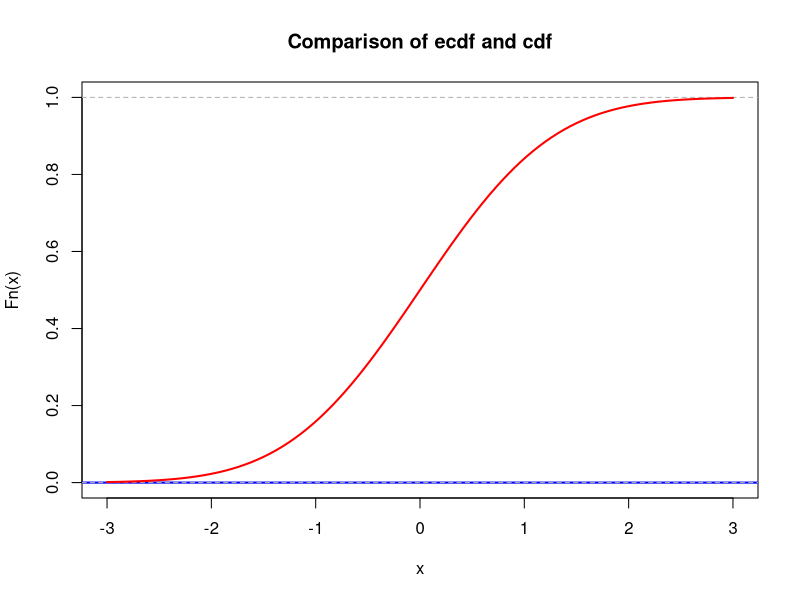
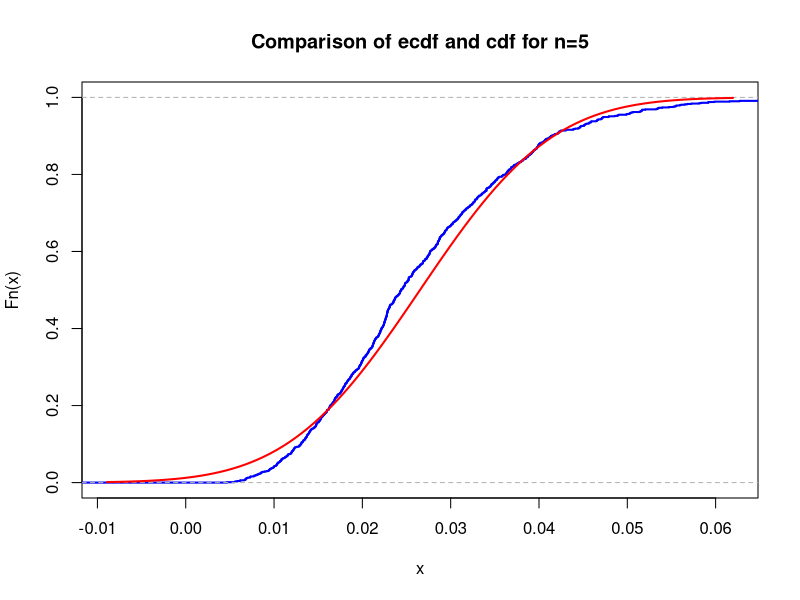
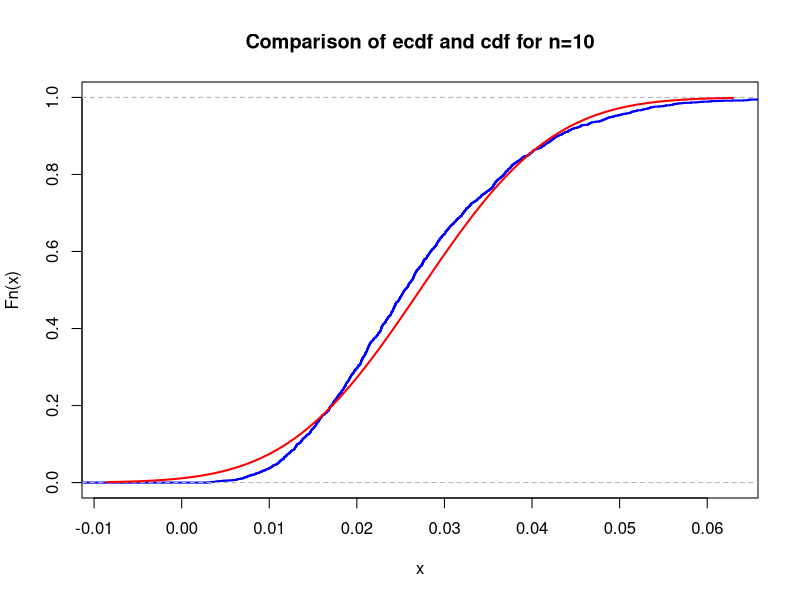
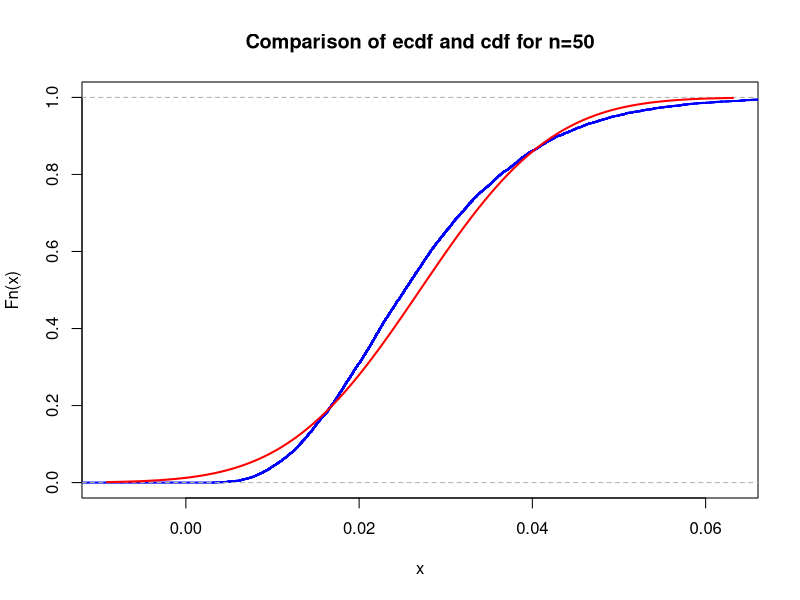
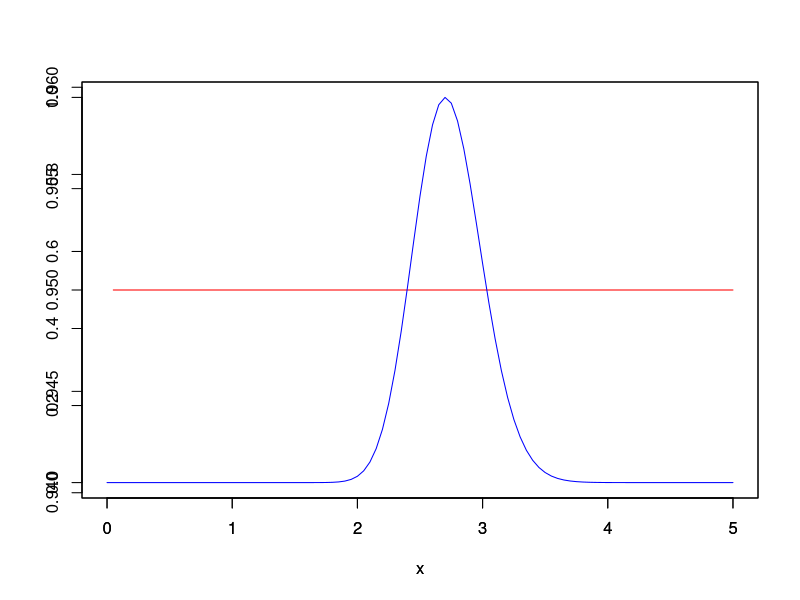
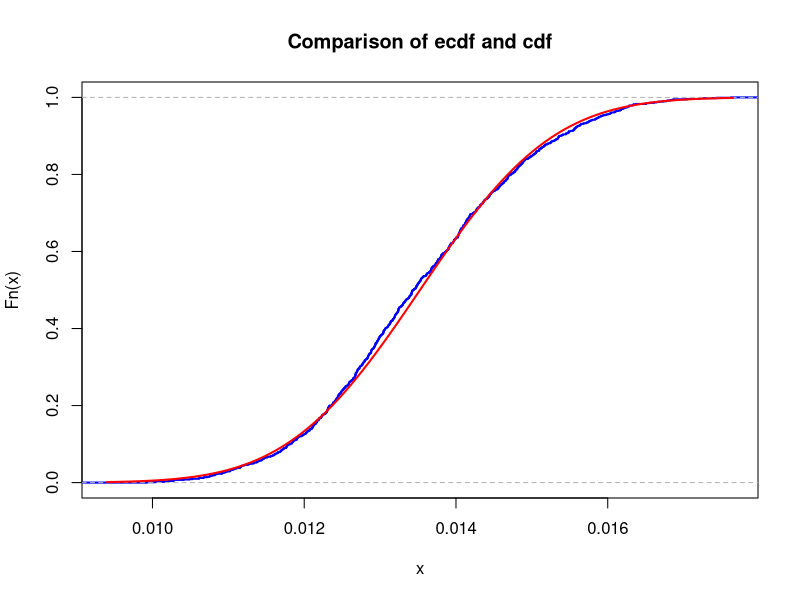

These charts were generated, in order, by the following R code:
## ---- chunk 1
id <- 27

set.seed(id)
p <- id/100
# matrices G and H
G <- matrix(c(1, 1, 1, 0, 0, 0, 0,
		1, 0, 0, 1, 1, 0, 0,
		0, 1, 0, 1, 0, 1, 0,
		1, 1, 0, 1, 0, 0, 1), nrow = 4, byrow = TRUE)
H <- t(matrix(c(1, 0, 1, 0, 1, 0, 1,
		0, 1, 1, 0, 0, 1, 1,
		0, 0, 0, 1, 1, 1, 1), nrow = 3, byrow = TRUE))
# cat("The matrix G is: \n") 
#G  
#cat("The matrix H is: \n") 
#H
#cat("The product GH must be zero: \n")
#(G%*%H) %%2
## ---- chunk 2
# generate N messages

message_generator <- function(N) {
  matrix(sample(c(0,1), 4*N, replace = TRUE), nrow = N)
}  
messages <- message_generator(10)
codewords <- (messages %*% G) %% 2
codewords
## ---- chunk 3
#  errors <- ...
#  received <-   
## ---- chunk 4
lambda <- 1  # change this!
N <- 10     # change this!
mu <- N * lambda
K <- 1e3
n <- 5
sample_means <- colMeans(matrix(rpois(n*K, lambda = mu), nrow=n))

## ---- chunk 5
mu <- 0       # change this!
sigma <- 1    # change this!
## ---- chunk 6
xlims <- c(mu-3*sigma,mu+3*sigma)
Fs <- ecdf(sample_means)
plot(Fs, 
     xlim = xlims, 
     ylim = c(0,1),
     col = "blue",
     lwd = 2,
     main = "Comparison of ecdf and cdf")
curve(pnorm(x, mean = mu, sd = sigma), col = "red", lwd = 2, add = TRUE)
## ---- chunk 7
nu1 <- 37
K <- 1e3
n1 <- 5
n2 <- 10
n3 <- 50
sample_means1 <- colMeans(matrix(rexp(n1*K, rate = nu1), nrow=n))
sample_means2 <- colMeans(matrix(rexp(n2*K, rate = nu1), nrow=n))
sample_means3 <- colMeans(matrix(rexp(n3*K, rate = nu1), nrow=n))
## ---- chunk 8
mu1 <- mean(sample_means1)
sigma1 <- sqrt(var(sample_means1))
mu2 <- mean(sample_means2)
sigma2 <- sqrt(var(sample_means2))
mu3 <- mean(sample_means3)
sigma3 <- sqrt(var(sample_means3))
## ---- chunk 9
xlims <- c(mu1-3*sigma1,mu1+3*sigma1)
Fs <- ecdf(sample_means1)
plot(Fs, 
     xlim = xlims, 
     col = "blue",
     lwd = 2,
     main = "Comparison of ecdf and cdf for n=5")
x <- seq(min(sample_means1), max(sample_means1), by = .01)
curve(pnorm(x, mean = mu1, sd = sigma1), col = "red", lwd = 2, add = TRUE)
print("Max difference:")
max(abs(ecdf(sample_means1)(x)-pnorm(x, mean = mu1, sd = sigma1)))
## ---- chunk 10
xlims <- c(mu2-3*sigma2,mu2+3*sigma2)
Fs <- ecdf(sample_means2)
plot(Fs, 
     xlim = xlims, 
     col = "blue",
     lwd = 2,
     main = "Comparison of ecdf and cdf for n=10")
x <- seq(min(sample_means2), max(sample_means2), by = .01)
curve(pnorm(x, mean = mu2, sd = sigma2), col = "red", lwd = 2, add = TRUE)
print("Max difference:")
max(abs(ecdf(sample_means2)(x)-pnorm(x, mean = mu2, sd = sigma2)))
## ---- chunk 11
xlims <- c(mu3-3*sigma3,mu3+3*sigma3)
Fs <- ecdf(sample_means3)
plot(Fs, 
     xlim = xlims, 
     col = "blue",
     lwd = 2,
     main = "Comparison of ecdf and cdf for n=50")
x <- seq(min(sample_means3), max(sample_means3), by = .01)
curve(pnorm(x, mean = mu3, sd = sigma3), col = "red", lwd = 2, add = TRUE)
print("Max difference:")
max(abs(ecdf(sample_means3)(x)-pnorm(x, mean = mu3, sd = sigma3)))
## ---- chunk 12
curve(x*0.95/x, from=0, to=5, col="red", ylab="")
eq=function(x) {((37*x/100)^100)/(exp(37*x-100))}
par(new=TRUE)
curve(eq, from=0, to=5, col="blue", ylab="")
## ---- chunk 13
N <- 2
nu <- nu1*N
K <- 1e3
n <- 100
sample <- colMeans(matrix(rexp(n*K, rate = nu), nrow=n))

mu <- mean(sample)
sigma <- sqrt(var(sample))
xlims <- c(mu-3*sigma,mu+3*sigma)
Fs <- ecdf(sample)
plot(Fs, 
     xlim = xlims, 
     col = "blue",
     lwd = 2,
     main = "Comparison of ecdf and cdf")
x <- seq(min(sample), max(sample), by = .01)
curve(pnorm(x, mean = mu, sd = sigma), col = "red", lwd = 2, add = TRUE)

## ---- chunk 14
clicks <- rep(0, K)
for (i in 1:K) {
  clicks[i] <- sum(rexp(100, rate = 37*2))
}
prob <- length(clicks[clicks>1]) / length(clicks)
prob
